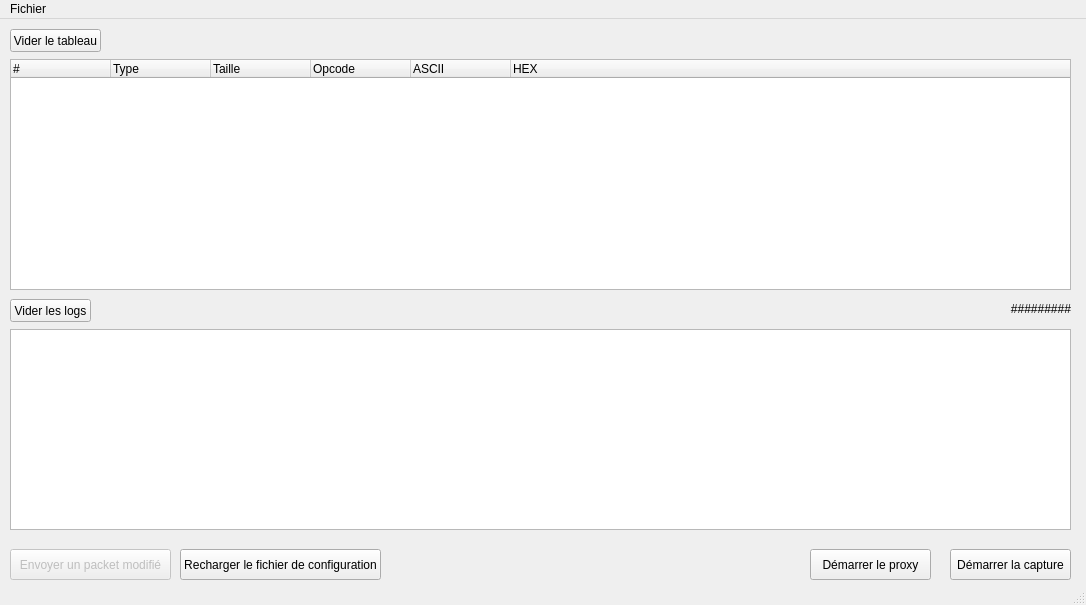
<?xml version="1.0" encoding="UTF-8"?>
<ui version="4.0">
 <class>MainWindow</class>
 <widget class="QMainWindow" name="MainWindow">
  <property name="geometry">
   <rect>
    <x>0</x>
    <y>0</y>
    <width>1086</width>
    <height>605</height>
   </rect>
  </property>
  <property name="minimumSize">
   <size>
    <width>1086</width>
    <height>605</height>
   </size>
  </property>
  <property name="maximumSize">
   <size>
    <width>1086</width>
    <height>605</height>
   </size>
  </property>
  <property name="windowTitle">
   <string>Wakxy Sniffer</string>
  </property>
  <widget class="QWidget" name="centralWidget">
   <widget class="QPushButton" name="pushButtonProxy">
    <property name="geometry">
     <rect>
      <x>810</x>
      <y>530</y>
      <width>121</width>
      <height>31</height>
     </rect>
    </property>
    <property name="text">
     <string>Démarrer le proxy</string>
    </property>
   </widget>
   <widget class="QPushButton" name="pushButtonCapture">
    <property name="geometry">
     <rect>
      <x>950</x>
      <y>530</y>
      <width>121</width>
      <height>31</height>
     </rect>
    </property>
    <property name="text">
     <string>Démarrer la capture</string>
    </property>
   </widget>
   <widget class="QPushButton" name="pushButtonSendPacket">
    <property name="enabled">
     <bool>false</bool>
    </property>
    <property name="geometry">
     <rect>
      <x>10</x>
      <y>530</y>
      <width>161</width>
      <height>31</height>
     </rect>
    </property>
    <property name="text">
     <string>Envoyer un packet modifié</string>
    </property>
   </widget>
   <widget class="QTextBrowser" name="textBrowserLog">
    <property name="geometry">
     <rect>
      <x>10</x>
      <y>310</y>
      <width>1061</width>
      <height>201</height>
     </rect>
    </property>
    <property name="html">
     <string>&lt;!DOCTYPE HTML PUBLIC &quot;-//W3C//DTD HTML 4.0//EN&quot; &quot;http://www.w3.org/TR/REC-html40/strict.dtd&quot;&gt;
&lt;html&gt;&lt;head&gt;&lt;meta name=&quot;qrichtext&quot; content=&quot;1&quot; /&gt;&lt;style type=&quot;text/css&quot;&gt;
p, li { white-space: pre-wrap; }
&lt;/style&gt;&lt;/head&gt;&lt;body style=&quot; font-family:'MS Shell Dlg 2'; font-size:8.25pt; font-weight:400; font-style:normal;&quot;&gt;
&lt;p style=&quot;-qt-paragraph-type:empty; margin-top:0px; margin-bottom:0px; margin-left:0px; margin-right:0px; -qt-block-indent:0; text-indent:0px;&quot;&gt;&lt;br /&gt;&lt;/p&gt;&lt;/body&gt;&lt;/html&gt;</string>
    </property>
    <property name="openLinks">
     <bool>false</bool>
    </property>
   </widget>
   <widget class="QTreeWidget" name="treeWidgetPacket">
    <property name="geometry">
     <rect>
      <x>10</x>
      <y>40</y>
      <width>1061</width>
      <height>231</height>
     </rect>
    </property>
    <column>
     <property name="text">
      <string>#</string>
     </property>
    </column>
    <column>
     <property name="text">
      <string>Type</string>
     </property>
    </column>
    <column>
     <property name="text">
      <string>Taille</string>
     </property>
    </column>
    <column>
     <property name="text">
      <string>Opcode</string>
     </property>
    </column>
    <column>
     <property name="text">
      <string>ASCII</string>
     </property>
    </column>
    <column>
     <property name="text">
      <string>HEX</string>
     </property>
    </column>
   </widget>
   <widget class="QLabel" name="labelServer">
    <property name="geometry">
     <rect>
      <x>810</x>
      <y>280</y>
      <width>261</width>
      <height>20</height>
     </rect>
    </property>
    <property name="layoutDirection">
     <enum>Qt::LeftToRight</enum>
    </property>
    <property name="text">
     <string>#########</string>
    </property>
    <property name="alignment">
     <set>Qt::AlignRight|Qt::AlignTrailing|Qt::AlignVCenter</set>
    </property>
   </widget>
   <widget class="QPushButton" name="pushButtonReloadConf">
    <property name="geometry">
     <rect>
      <x>180</x>
      <y>530</y>
      <width>201</width>
      <height>31</height>
     </rect>
    </property>
    <property name="text">
     <string>Recharger le fichier de configuration</string>
    </property>
   </widget>
   <widget class="QPushButton" name="pushButtonClearLog">
    <property name="geometry">
     <rect>
      <x>10</x>
      <y>280</y>
      <width>81</width>
      <height>23</height>
     </rect>
    </property>
    <property name="text">
     <string>Vider les logs</string>
    </property>
   </widget>
   <widget class="QPushButton" name="pushButtonClearTable">
    <property name="geometry">
     <rect>
      <x>10</x>
      <y>10</y>
      <width>91</width>
      <height>23</height>
     </rect>
    </property>
    <property name="text">
     <string>Vider le tableau</string>
    </property>
   </widget>
  </widget>
  <widget class="QMenuBar" name="menuBar">
   <property name="geometry">
    <rect>
     <x>0</x>
     <y>0</y>
     <width>1086</width>
     <height>21</height>
    </rect>
   </property>
   <widget class="QMenu" name="menuFichier">
    <property name="title">
     <string>Fichier</string>
    </property>
    <addaction name="actionOuvrir"/>
    <addaction name="actionSauvegarder"/>
    <addaction name="actionQuitter"/>
   </widget>
   <addaction name="menuFichier"/>
  </widget>
  <widget class="QStatusBar" name="statusBar"/>
  <action name="actionOuvrir">
   <property name="text">
    <string>Ouvrir</string>
   </property>
  </action>
  <action name="actionSauvegarder">
   <property name="text">
    <string>Sauvegarder</string>
   </property>
  </action>
  <action name="actionQuitter">
   <property name="text">
    <string>Quitter</string>
   </property>
  </action>
 </widget>
 <layoutdefault spacing="6" margin="11"/>
 <resources/>
 <connections/>
</ui>
